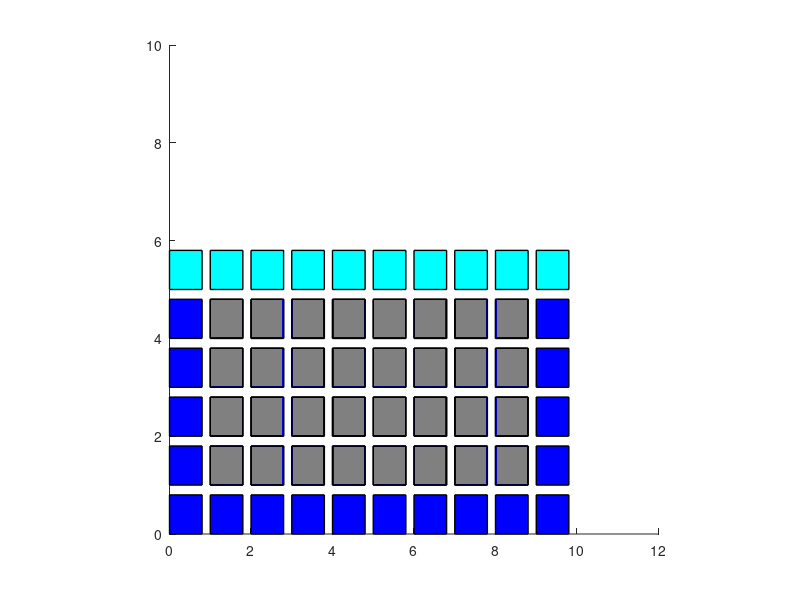

Reproduce this figure in MATLAB. (Note: this script raises an error after producing the figure.)
%% Draw Visualisation 
% draw a grid representation of the temperature distribution over time 

%% Draw the model 

% Define base colour (grey) 
cbase = [0.5 0.5 0.5];
% Define air colour 
cair = [0 1 1];
% Define water color
cwater = [0 0 1];

% create the plotting area, define limits, set aspect ratio 

figure
hold on 
xlim ([0 12])
ylim ([0 10])
pbaspect([1 1 1])

%% Define the corner points 
% for the world
mincorner = [0,0];
maxcorner = [5,9];

% for the metal block 
blockmincorner = [1,1];
blockmaxcorner = [4,8];

%% Draw all the lower blocks as water color rectangles 
for i = mincorner(1):maxcorner(1)-1 
   for j = mincorner(2):maxcorner(2)
        rectangle('Position',[j,i,0.8,0.8],'FaceColor',cwater,'EdgeColor','k','LineWidth',1)
   end
end

% Draw the row of air blocks
for i = 0:maxcorner(2)
    rectangle('Position',[i,5,0.8,0.8],'FaceColor',cair,'EdgeColor','k','LineWidth',1)
end

% Draw the metal block 
for i = blockmincorner(1):blockmaxcorner(1) 
   for j = blockmincorner(2):blockmaxcorner(2)
        rectangle('Position',[j,i,0.8,0.8],'FaceColor',cbase,'EdgeColor','k','LineWidth',1)
   end
end

%% we must associate each rectangle of the metal block with a node..
% (this a terrible hack) Define a nodal mapping matrix
nodalmapping = [7 8 8 9 9 8 8 7;
                4 5 5 6 6 5 5 4;
                4 5 5 6 6 5 5 4;
                1 2 2 3 3 2 2 1];
%% Define a color map 
cmap = cool(65);

%% 
% for each time in the temp history matrix 
for t=1:size(NodalTempHistory,2)
    % Update the drawing of the metal block 
    for i = blockmincorner(1):blockmaxcorner(1) 
       for j = blockmincorner(2):blockmaxcorner(2)
            rectangle('Position',[j,i,0.8,0.8],'FaceColor',getcolor(cmap,NodalTempHistory(nodalmapping(i,j),t)),'EdgeColor','k','LineWidth',1)
       end
    end
    title(sprintf('Nodal Temperature Distribution at %0.2f Seconds',(t*10)));
    pause(0.05);
end

